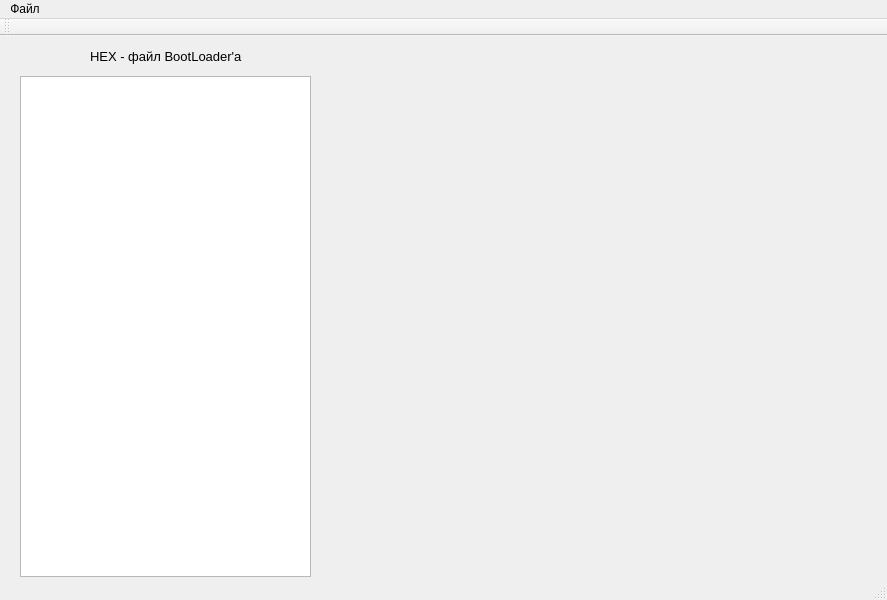
<?xml version="1.0" encoding="UTF-8"?>
<ui version="4.0">
 <class>MainWindow</class>
 <widget class="QMainWindow" name="MainWindow">
  <property name="geometry">
   <rect>
    <x>0</x>
    <y>0</y>
    <width>887</width>
    <height>600</height>
   </rect>
  </property>
  <property name="windowTitle">
   <string>MainWindow</string>
  </property>
  <widget class="QWidget" name="centralWidget">
   <widget class="QTextBrowser" name="textBrowser">
    <property name="geometry">
     <rect>
      <x>20</x>
      <y>40</y>
      <width>291</width>
      <height>501</height>
     </rect>
    </property>
   </widget>
   <widget class="QLabel" name="label">
    <property name="geometry">
     <rect>
      <x>90</x>
      <y>10</y>
      <width>161</width>
      <height>21</height>
     </rect>
    </property>
    <property name="font">
     <font>
      <pointsize>10</pointsize>
     </font>
    </property>
    <property name="text">
     <string>HEX - файл BootLoader'а</string>
    </property>
   </widget>
  </widget>
  <widget class="QMenuBar" name="menuBar">
   <property name="geometry">
    <rect>
     <x>0</x>
     <y>0</y>
     <width>887</width>
     <height>21</height>
    </rect>
   </property>
   <widget class="QMenu" name="menu">
    <property name="title">
     <string>Файл</string>
    </property>
    <addaction name="action"/>
   </widget>
   <addaction name="menu"/>
  </widget>
  <widget class="QToolBar" name="mainToolBar">
   <attribute name="toolBarArea">
    <enum>TopToolBarArea</enum>
   </attribute>
   <attribute name="toolBarBreak">
    <bool>false</bool>
   </attribute>
  </widget>
  <widget class="QStatusBar" name="statusBar"/>
  <action name="action">
   <property name="checkable">
    <bool>true</bool>
   </property>
   <property name="text">
    <string>Открыть</string>
   </property>
   <property name="shortcut">
    <string>Ctrl+O</string>
   </property>
  </action>
 </widget>
 <layoutdefault spacing="6" margin="11"/>
 <resources/>
 <connections/>
</ui>
